Frame 1 (no input): blank canvas, image omitted
Frame 60 (the mouse pressed at the canvas centre just before this capture): blank canvas, image omitted
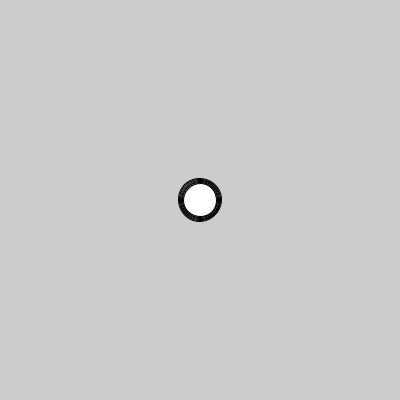
Frame 120 (the mouse held since frame 60 and released just before this capture)

The Processing sketch whose frames 1 and 60 were blank and that drew this single picture after the mouse press (run headless with seeded random() and noise(); from frame 60 on, the mouse is pressed at the canvas centre):

// Processing sketch: cc_02b_interaction
// ── cc_02b_interaction.pde
/**
 * Creative Coding HSOS/1617
 * Basic interaction example
 *
 * @author Jens de Boer <hello@jnsdbr.de>
 */
 
float counter = 0;

void setup()
{
    size(400, 400);
}

void draw()
{
    if (mousePressed)
    {
        ellipse(mouseX, mouseY, 20 * (sin(counter) + 2), 20 * (sin(counter) + 2));
    }
    
    counter += 0.05;
}
